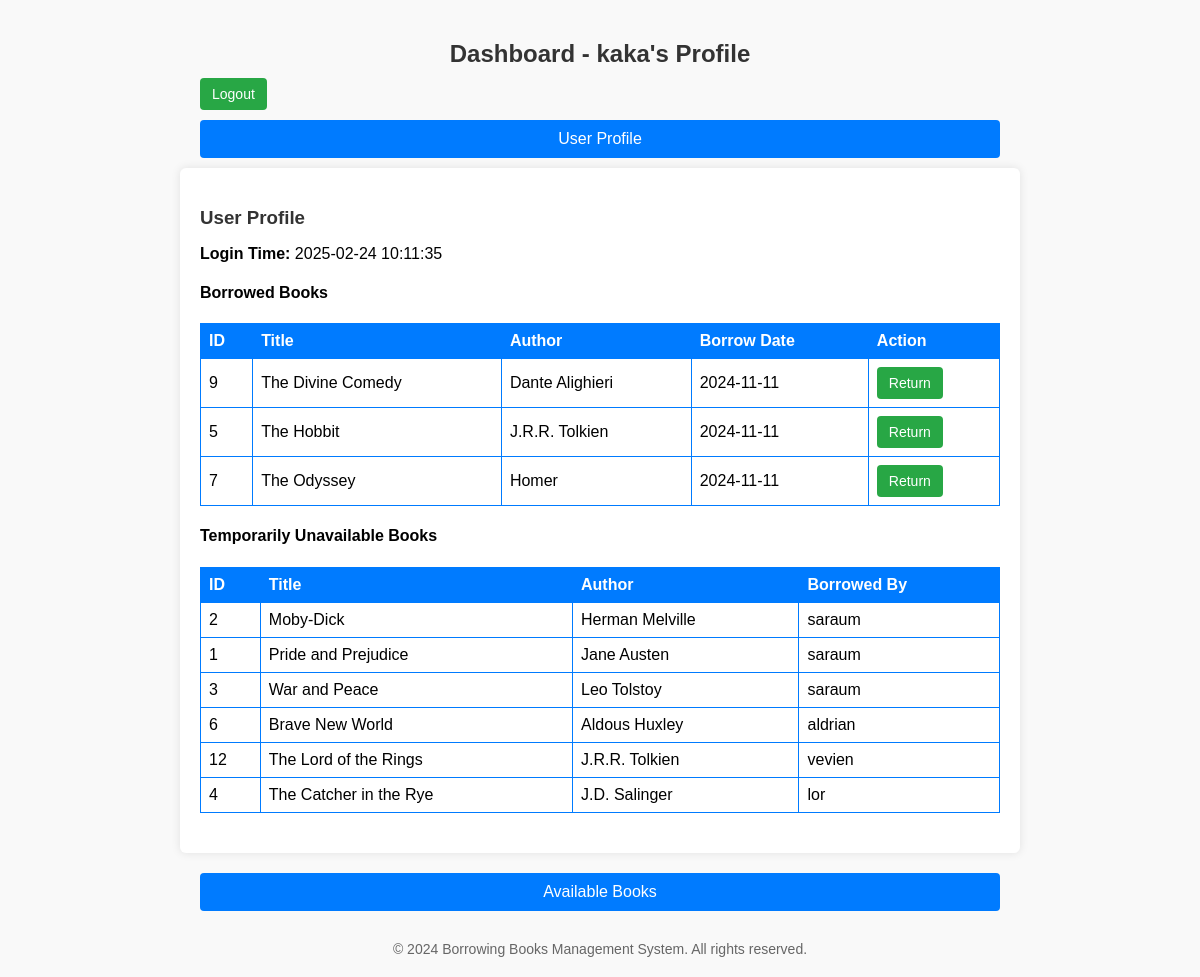
Page /dashboard.php (signed in) on the committed database.
### tables this page shows
CREATE TABLE `users` (
  `id` int(11) NOT NULL,
  `username` varchar(50) NOT NULL,
  `password` varchar(255) NOT NULL
);

CREATE TABLE `borrowed_books` (
  `id` int(11) NOT NULL,
  `user_id` int(11) DEFAULT NULL,
  `book_id` int(11) DEFAULT NULL,
  `borrow_date` date DEFAULT NULL
);

CREATE TABLE `books` (
  `id` int(11) NOT NULL,
  `title` varchar(100) NOT NULL,
  `author` varchar(100) DEFAULT NULL,
  `available` tinyint(1) DEFAULT 1
);

### dashboard.php (the view, shortened to what this page needs)
<?php
include 'config.php';
$userStmt = $pdo->prepare("SELECT username FROM users WHERE id = ?");
$userStmt->execute([$_SESSION['user_id']]);
$user = $userStmt->fetch();
$stmt = $pdo->prepare("
    SELECT books.id, books.title, books.author, borrowed_books.borrow_date
    FROM books
    JOIN borrowed_books ON books.id = borrowed_books.book_id
    WHERE borrowed_books.user_id = ?
");
$stmt->execute([$_SESSION['user_id']]);
$borrowedBooks = $stmt->fetchAll();
$tempUnavailableStmt = $pdo->prepare("
    SELECT books.id, books.title, books.author, users.username
    FROM books
    JOIN borrowed_books ON books.id = borrowed_books.book_id
    JOIN users ON borrowed_books.user_id = users.id
    WHERE borrowed_books.user_id != ?
");
$tempUnavailableStmt->execute([$_SESSION['user_id']]);
$tempUnavailableBooks = $tempUnavailableStmt->fetchAll();
?>
<!DOCTYPE html>
<html lang="en">
<head>
</head>
<body>
    <h2>Dashboard - <?= htmlspecialchars($user['username']) ?>'s Profile</h2>
    <div class="button-container">
        <a href="logout.php" class="button">Logout</a>
    </div>
    <button class="tab-header" onclick="showTab('userProfileTab')">User Profile</button>
    <div id="userProfileTab" class="tab active">
        <h3>User Profile</h3>
        <p><strong>Login Time:</strong> <?= date("Y-m-d H:i:s") ?></p>
        <h4>Borrowed Books</h4>
        <table>
            <tr>
                <th>ID</th>
                <th>Title</th>
                <th>Author</th>
                <th>Borrow Date</th>
                <th>Action</th>
            </tr>
            <?php foreach ($borrowedBooks as $book): ?>
                <tr>
                    <td><?= htmlspecialchars($book['id']) ?></td>
                    <td><?= htmlspecialchars($book['title']) ?></td>
                    <td><?= htmlspecialchars($book['author']) ?></td>
                    <td><?= htmlspecialchars($book['borrow_date']) ?></td>
                    <td>
                        <form method="post" style="display:inline;">
                            <button type="submit" class="button">Return</button>
                        </form>
                    </td>
                </tr>
            <?php endforeach; ?>
        </table>
        <h4>Temporarily Unavailable Books</h4>
        <table>
            <tr>
                <th>ID</th>
                <th>Title</th>
                <th>Author</th>
                <th>Borrowed By</th>
            </tr>
            <?php foreach ($tempUnavailableBooks as $book): ?>
                <tr>
                    <td><?= htmlspecialchars($book['id']) ?></td>
                    <td><?= htmlspecialchars($book['title']) ?></td>
                    <td><?= htmlspecialchars($book['author']) ?></td>
                    <td><?= htmlspecialchars($book['username']) ?></td>
                </tr>
            <?php endforeach; ?>
        </table>
    </div>
    <button class="tab-header" onclick="showTab('availableBooksTab')">Available Books</button>
    <footer>
        &copy; 2024 Borrowing Books Management System. All rights reserved.
    </footer>
</body>
</html>

### dashboard.php (style rules this page uses)
body { background-color: #f9f9f9; display: flex; flex-direction: column; align-items: center; margin: 0; font-family: Arial, sans-serif; padding: 20px; }
h2, h3 { color: #333; margin-bottom: 10px; }
.tab { display: none; width: 90%; max-width: 800px; margin-bottom: 20px; box-shadow: 0 0 10px rgba(0, 0, 0, 0.1); background-color: #fff; padding: 20px; border-radius: 6px; }
.tab-header { cursor: pointer; padding: 10px; background-color: #007bff; color: white; width: 90%; max-width: 800px; border: none; text-align: center; font-size: 16px; border-radius: 4px; margin-bottom: 10px; }
.active { display: block; }
table { border-collapse: collapse; width: 100%; margin-bottom: 20px; }
th, td { border: 1px solid #007bff; padding: 8px; text-align: left; }
th { background-color: #007bff; color: white; }
.button-container { margin-bottom: 10px; display: flex; justify-content: space-between; width: 100%; max-width: 800px; }
.button { padding: 8px 12px; background-color: #28a745; color: white; border: none; border-radius: 4px; cursor: pointer; font-size: 14px; transition: background-color 0.3s; text-align: center; text-decoration: none; }
footer { margin-top: 20px; font-size: 14px; color: #666666; }

### rows in the picture
users: username "kaka"
borrowed_books: book "9", book.title "The Divine Comedy", book.author "Dante Alighieri", borrow_date "2024-11-11"
borrowed_books: book "5", book.title "The Hobbit", book.author "J.R.R. Tolkien", borrow_date "2024-11-11"
borrowed_books: book "7", book.title "The Odyssey", book.author "Homer", borrow_date "2024-11-11"
books: id "2", title "Moby-Dick", author "Herman Melville", users.username "saraum"
books: id "1", title "Pride and Prejudice", author "Jane Austen", users.username "saraum"
books: id "3", title "War and Peace", author "Leo Tolstoy", users.username "saraum"
books: id "6", title "Brave New World", author "Aldous Huxley", users.username "aldrian"
books: id "12", title "The Lord of the Rings", author "J.R.R. Tolkien", users.username "vevien"
books: id "4", title "The Catcher in the Rye", author "J.D. Salinger", users.username "lor"
